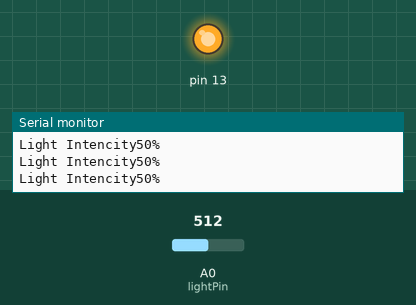
Bench run of a sketch on a simulated Arduino Uno, built with avr-gcc and run on an emulated ATmega328P. Parts: output pins drawn as LEDs (lit = HIGH), the last lines printed to the serial monitor. The inputs (shaded band) are chosen by the test bench; at power-on: A0 (lightPin) = 512.

Above: at 1.2 s.
1.3 s: A0 (lightPin) set to 76
4.3 s: A0 (lightPin) set to 65
At 4.9 s:
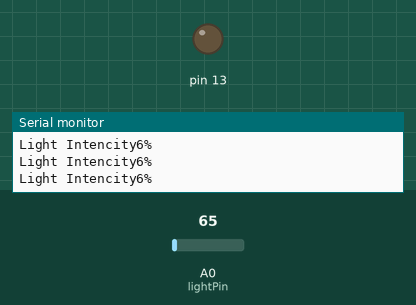
Timing chart, 0 to 7.3 s (numbered marks = the images above; inputs shaded):
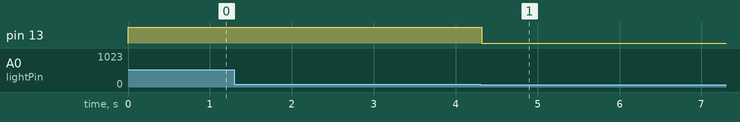

Measured:
- the behaviour switches between 72 and 71 on A0 (lightPin) (found by bisection; images 0 and 1)
- after the input at 4.3 s, pin 13: HIGH → LOW at once

The sketch:

SenzorLumina.ino
```cpp
void setup() {
  // initialize serial communication at 9600 bits per second:
  Serial.begin(9600);
   pinMode(13, OUTPUT);
}

void loop() {
  // reads the input on analog pin A0 (value between 0 and 1023)

  int lightPin = A0 ;  //Photoresistor Pin
  int val = analogRead(lightPin); //Read Pin
  val = map(val, 0, 1023, 0, 100);  //Convert Value From Pin To Percent
  Serial.print("Light Intencity" ) ;  // Display Percent
Serial.print(val ) ;
Serial.println("%" ) ;
analogWrite(13,20*val);

//int val = analogRead(A0);
//  val = map(val, 0, 1023, 0, 255);
//  analogWrite(13, val);


//  int analogValue = analogRead(A0);
//
//  Serial.print("Analog reading = ");
//  Serial.println(analogValue);   // the raw analog reading
//  if (analogValue < 140) {
//    Serial.println(" Blit:");
//    analogWrite(13,255);
//  }else if(analogValue < 400) {
//    Serial.println(" Lumina:");
//    analogWrite(13,140);
//  }else if(analogValue < 1000) {
//    Serial.println(" Intuneric:");
//    analogWrite(13,55);
//  }
//


  // We'll have a few threshholds, qualitatively determined
//  if (analogValue < 10) {
//    Serial.println(" - Dark");
//    //digitalWrite(13, LOW);
//    analogWrite(13,255);
//  } else if (analogValue < 200) {
//    Serial.println(" - Dim");
//    //digitalWrite(13, LOW);
//    analogWrite(13,155);
//  } else if (analogValue < 500) {
//    //digitalWrite(13, HIGH);
//    analogWrite(13,55);
//    Serial.println(" - Light");
//  } else if (analogValue < 800) {
//    Serial.println(" - Bright");
//
//  } else {
//    Serial.println(" - Very bright");
//  }

  delay(30);
}
```
